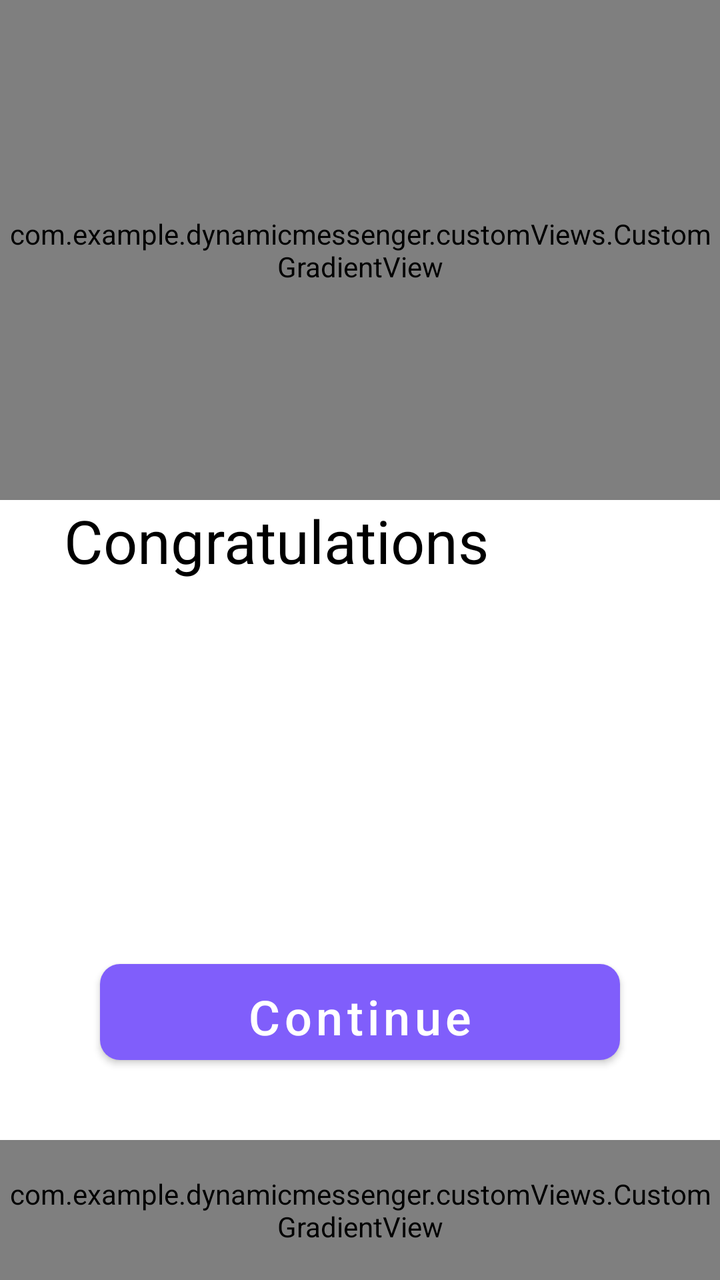
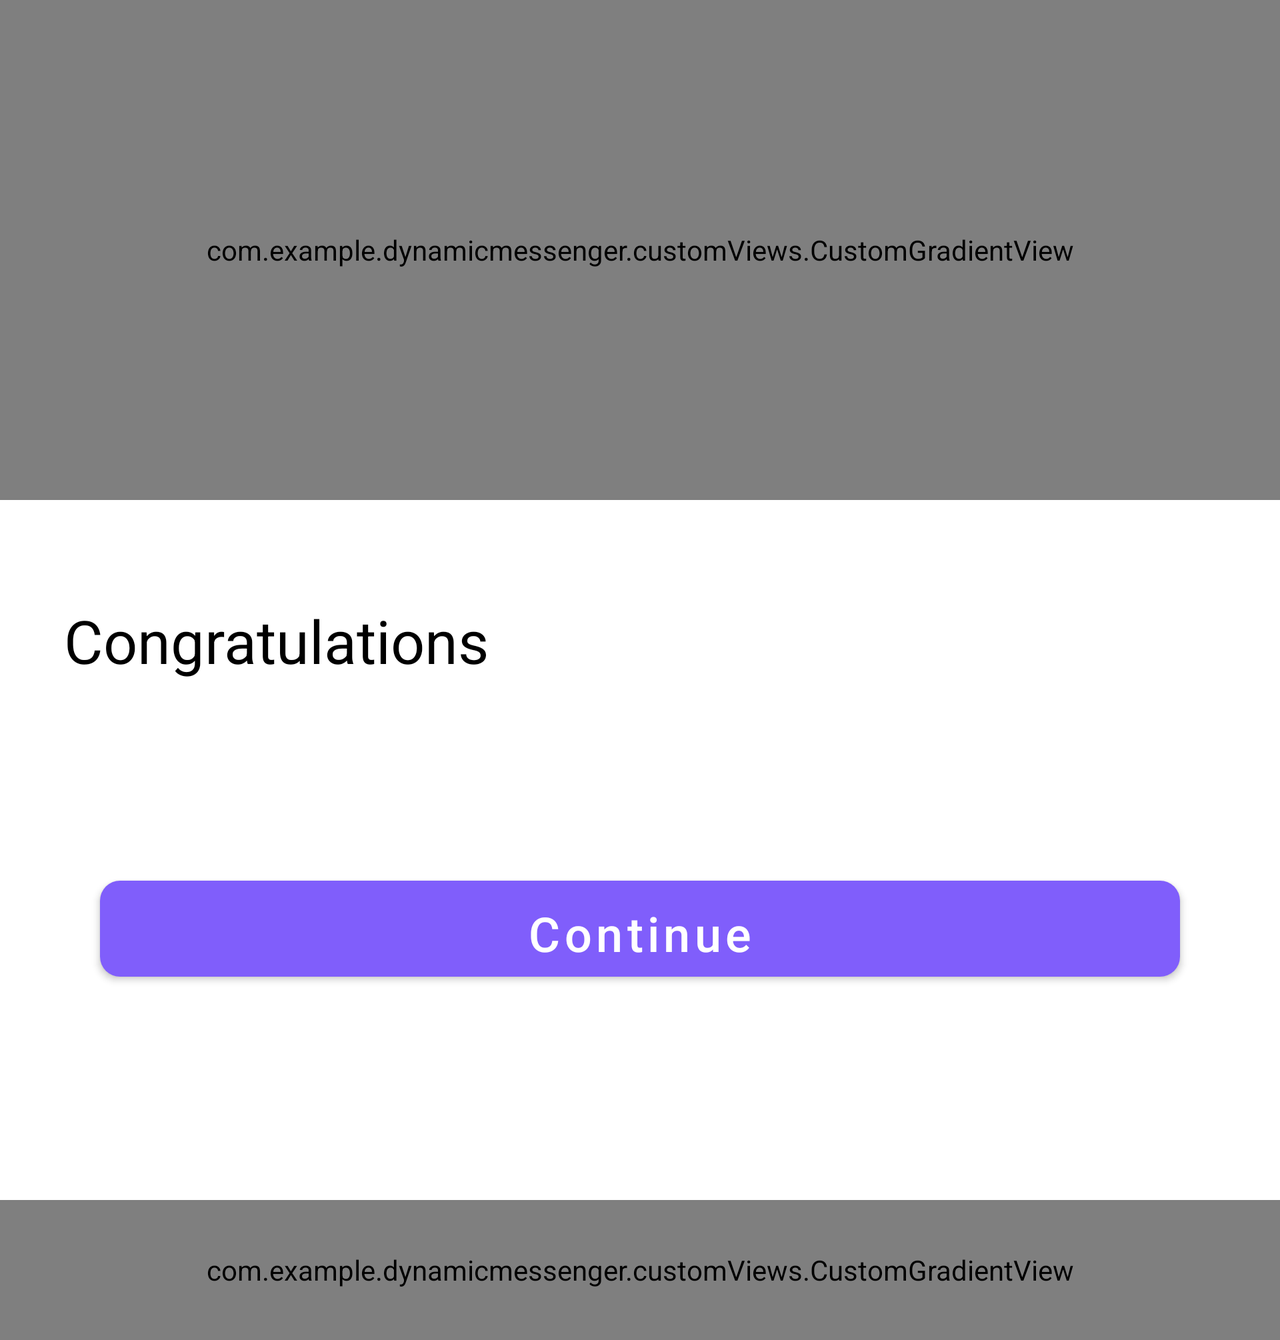

The same Android screen from two of the app's own layout files: first res/layout/ as a phone draws it, then the repository's variant for another configuration, drawn on a device whose configuration selects that folder. Both files follow.
<!-- AndroidManifest.xml: application theme AppTheme -->
<!-- res/layout/fragment_finish_registration.xml -->
<?xml version="1.0" encoding="utf-8"?>
<androidx.constraintlayout.widget.ConstraintLayout xmlns:android="http://schemas.android.com/apk/res/android"
    xmlns:app="http://schemas.android.com/apk/res-auto"
    xmlns:tools="http://schemas.android.com/tools"
    android:layout_width="match_parent"
    android:layout_height="match_parent">


    <com.example.dynamicmessenger.customViews.CustomGradientView
        android:id="@+id/customGradientView2"
        android:layout_width="match_parent"
        android:layout_height="250dp"
        app:downEndColor="@color/GradientEndColor"
        app:downStartColor="@color/GradientStartColor"
        app:endColor="@color/GradientEndColorDark"
        app:isTopView="true"
        app:layout_constraintEnd_toEndOf="parent"
        app:layout_constraintTop_toTopOf="parent"
        app:startColor="@color/GradientStartColorDark" />

    <com.example.dynamicmessenger.customViews.CustomGradientView
        android:id="@+id/customGradientView"
        android:layout_width="match_parent"
        android:layout_height="70dp"
        app:downEndColor="@color/GradientEndColor"
        app:downStartColor="@color/GradientStartColor"
        app:endColor="@color/GradientEndColorDark"
        app:isTopView="false"
        app:layout_constraintBottom_toBottomOf="parent"
        app:layout_constraintStart_toStartOf="parent"
        app:startColor="@color/GradientStartColorDark" />

    <TextView
        android:id="@+id/finish_registration_message"
        android:layout_width="0dp"
        android:layout_height="wrap_content"
        android:layout_marginStart="32dp"
        android:layout_marginEnd="32dp"
        android:text="@string/congratulations"
        android:textSize="30sp"
        app:layout_constraintEnd_toEndOf="parent"
        app:layout_constraintHorizontal_bias="0.5"
        app:layout_constraintStart_toStartOf="parent"
        app:layout_constraintTop_toBottomOf="@+id/customGradientView2" />

    <Button
        android:id="@+id/next_button"
        style="@style/ButtonStyle"
        android:layout_width="0dp"
        android:layout_height="48dp"
        android:layout_marginStart="50dp"
        android:layout_marginEnd="50dp"
        android:layout_marginBottom="110dp"
        android:background="@drawable/enable_button_design"
        android:text="@string/continue_button"
        app:layout_constraintBottom_toBottomOf="parent"
        app:layout_constraintEnd_toEndOf="parent"
        app:layout_constraintStart_toStartOf="parent" />

</androidx.constraintlayout.widget.ConstraintLayout>
<!-- resources referenced by this layout -->
<resources>
  <color name="GradientEndColor">#8CB0DF</color>
  <color name="GradientEndColorDark">#368dff</color>
  <color name="GradientStartColor">#BD8FD9</color>
  <color name="GradientStartColorDark">#b536ff</color>
  <!-- drawable enable_button_design (drawable) -->
  <?xml version="1.0" encoding="utf-8"?>
  <shape xmlns:android="http://schemas.android.com/apk/res/android" android:shape="rectangle">
      <gradient
          android:angle="0"
          android:startColor="#368dff"
          android:endColor="#b536ff"/>
      <corners
          android:radius="10dp" />
  </shape>
  <string name="congratulations">Congratulations</string>
  <string name="continue_button">Continue</string>
  <style name="ButtonStyle">
          <item name="android:layout_width">match_parent</item>
          <item name="android:layout_height">wrap_content</item>
          <item name="android:textAllCaps">false</item>
          <item name="android:textColor">@android:color/white</item>
          <item name="android:textSize">24sp</item>
      </style>
  <!-- from res/values-v23/ -->
  <style name="AppTheme" parent="Theme.MaterialComponents.DayNight.NoActionBar">
          <item name="colorPrimary">@color/appMainColour</item>
          <item name="colorPrimaryDark">@color/colorPrimaryDark</item>
          <item name="colorAccent">@color/colorAccent</item>
          
          <item name="android:textColor">@color/appMainBlack</item>
          <item name="android:windowTranslucentStatus">true</item>
          <item name="android:windowLightStatusBar">true</item>
          <item name="android:windowAnimationStyle">@style/WindowAnimationTransition</item>
      </style>
  <color name="appMainColour">#805EFB</color>
  <color name="colorPrimaryDark">#3700B3</color>
  <color name="colorAccent">#0024F9</color>
  <color name="appMainBlack">#000000</color>
  <style name="WindowAnimationTransition">
          <item name="android:windowEnterAnimation">@android:anim/fade_in</item>
          <item name="android:windowExitAnimation">@android:anim/fade_out</item>
      </style>
</resources>
<!-- res/layout-land/fragment_finish_registration.xml (the repository's variant of the layout above) -->
<!-- drawn on the phone turned sideways -->
<?xml version="1.0" encoding="utf-8"?>
<ScrollView xmlns:android="http://schemas.android.com/apk/res/android"
    xmlns:app="http://schemas.android.com/apk/res-auto"
    xmlns:tools="http://schemas.android.com/tools"
    android:layout_width="match_parent"
    android:layout_height="wrap_content">

    <androidx.constraintlayout.widget.ConstraintLayout
        android:layout_width="match_parent"
        android:layout_height="wrap_content">


        <com.example.dynamicmessenger.customViews.CustomGradientView
            android:id="@+id/customGradientView2"
            android:layout_width="match_parent"
            android:layout_height="250dp"
            app:downEndColor="@color/GradientEndColor"
            app:downStartColor="@color/GradientStartColor"
            app:endColor="@color/GradientEndColorDark"
            app:isTopView="true"
            app:layout_constraintEnd_toEndOf="parent"
            app:layout_constraintStart_toStartOf="parent"
            app:layout_constraintTop_toTopOf="parent"
            app:startColor="@color/GradientStartColorDark" />

        <com.example.dynamicmessenger.customViews.CustomGradientView
            android:id="@+id/customGradientView"
            android:layout_width="match_parent"
            android:layout_height="70dp"
            android:layout_marginTop="600dp"
            app:downEndColor="@color/GradientEndColor"
            app:downStartColor="@color/GradientStartColor"
            app:endColor="@color/GradientEndColorDark"
            app:isTopView="false"
            app:layout_constraintBottom_toBottomOf="parent"
            app:layout_constraintStart_toStartOf="parent"
            app:layout_constraintTop_toTopOf="parent"
            app:startColor="@color/GradientStartColorDark" />

        <TextView
            android:id="@+id/finish_registration_message"
            android:layout_width="0dp"
            android:layout_height="wrap_content"
            android:layout_marginStart="32dp"
            android:layout_marginTop="300dp"
            android:layout_marginEnd="32dp"
            android:text="@string/congratulations"
            android:textSize="30sp"
            app:layout_constraintEnd_toEndOf="parent"
            app:layout_constraintHorizontal_bias="0.5"
            app:layout_constraintStart_toStartOf="parent"
            app:layout_constraintTop_toTopOf="@+id/customGradientView2" />

        <Button
            android:id="@+id/next_button"
            style="@style/ButtonStyle"
            android:layout_width="0dp"
            android:layout_height="48dp"
            android:layout_marginStart="50dp"
            android:layout_marginTop="100dp"
            android:layout_marginEnd="50dp"
            android:background="@drawable/enable_button_design"
            android:text="@string/continue_button"
            app:layout_constraintEnd_toEndOf="parent"
            app:layout_constraintStart_toStartOf="parent"
            app:layout_constraintTop_toBottomOf="@+id/finish_registration_message" />

    </androidx.constraintlayout.widget.ConstraintLayout>
</ScrollView>
